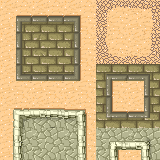

Tiled map render using the project's own tile images. Description and the map definition, with tile-layer contents summarised, below:
An orthogonal 5x5 tile map with 32x32 px tiles, 1 tile layer (Tile Layer 1).

<map version="1.0" orientation="orthogonal" width="5" height="5" tilewidth="32" tileheight="32">
 <tileset firstgid="1" name="tmw_desert_spacing" tilewidth="32" tileheight="32" spacing="1" margin="1">
  <image source="tmw_desert_spacing.png" trans="ff00ff" width="265" height="199" />
  <tile id="0">
   <properties>
    <property name="animate_delay" value="1.0" />
    <property name="animate_enable" value="YES" />
    <property name="animate_next_tile" value="2" />
   </properties>
  </tile>
  <tile id="1">
   <properties>
    <property name="animate_enable" value="YES" />
    <property name="animate_next_tile" value="3" />
   </properties>
  </tile>
  <tile id="2">
   <properties>
    <property name="animate_enable" value="YES" />
    <property name="animate_next_tile" value="4" />
   </properties>
  </tile>
  <tile id="3">
   <properties>
    <property name="animate_enable" value="YES" />
    <property name="animate_next_tile" value="1" />
   </properties>
  </tile>
 </tileset>
 <layer name="Tile Layer 1" width="5" height="5">
  <data>[25 cells, 25 non-empty, 25 distinct tile ids]</data>
 </layer>
</map>
